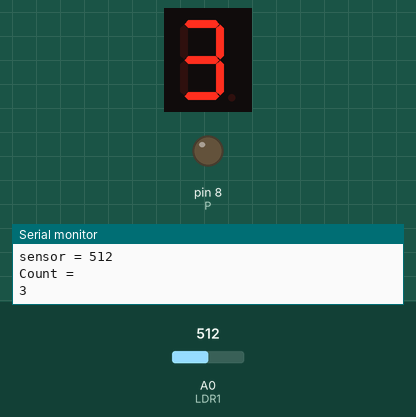
Recording of a sketch running on a simulated Arduino Uno, built with avr-gcc and run on an emulated ATmega328P. Parts: 1-digit seven-segment display, output pins drawn as LEDs (lit = HIGH), the last lines printed to the serial monitor. Wiring (inferred from the names in the program): 1-digit 7-segment display, segments lit when LOW: segments pin 9, pin 2, pin 3, pin 4, pin 5, pin 6, pin 7. The inputs (shaded band) are chosen by the test bench; at power-on: A0 (LDR1) = 512. The segment pins are drawn as the display they are named for; pins used as bus, display or sensor lines are not drawn.

Above: at 0.12 s.
At 0.62 s:
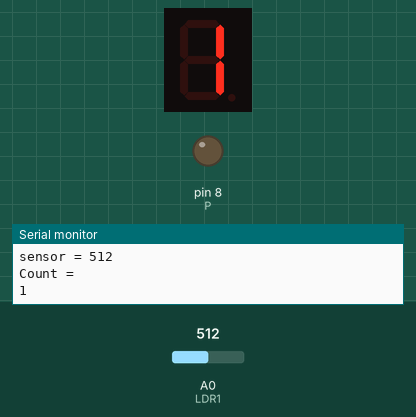
At 1.2 s:
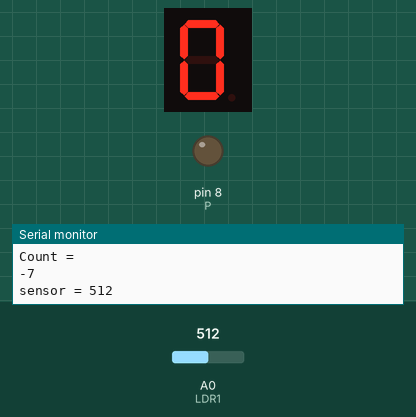
1.3 s: A0 (LDR1) set to 105
4.3 s: A0 (LDR1) set to 93
Timing chart, 0 to 7.3 s (numbered marks = the images above; inputs shaded):
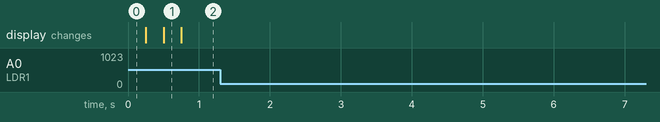

The sketch:

lazertag.ino
```cpp
int LDR1 = A0; //for ldr sensors
/*int LDR2 = A1;
int LDR3 = A2;
int LDR4 = A3;*/

int count = 4;
int Intensity = 25;

int A = 9; //for 7segment display
int B = 2;
int C = 3;
int D = 4;
int E = 5;
int F = 6;
int G = 7;
int P = 8;

/*int led1 = 18;
int led2 = 10;
int led3 = 11;
int led4 = 19;*/


void setup()

{
Serial.begin(9600);
pinMode(LDR1, INPUT);  //LDR Pins
/*pinMode(LDR2, INPUT);
pinMode(LDR3, INPUT);
pinMode(LDR4, INPUT);


pinMode(led1, OUTPUT);
pinMode(led2, OUTPUT);
pinMode(led3, OUTPUT);
pinMode(led4, OUTPUT);

digitalWrite(led1, HIGH);
digitalWrite(led2, HIGH);
digitalWrite(led3, HIGH);
digitalWrite(led4, HIGH); */


for(int pin = 2;pin<10;pin++){ // 7Segment display pins
  pinMode(pin,OUTPUT);
}
}

void zero(void){ //functions to print score on 7segment display
  digitalWrite(G, HIGH);
  digitalWrite(B, LOW);
  digitalWrite(C, LOW);
  digitalWrite(D, LOW);
  digitalWrite(E, LOW);
  digitalWrite(F, LOW);
  digitalWrite(A, LOW);
  digitalWrite(P, LOW);
}


void one(void){
 digitalWrite(A, HIGH);
 digitalWrite(B, LOW);
 digitalWrite(C, LOW);
 digitalWrite(D, HIGH);
 digitalWrite(E, HIGH);
 digitalWrite(F, HIGH);
 digitalWrite(G, HIGH);
  digitalWrite(P, LOW);
}
void two(void){
 digitalWrite(A, LOW);
 digitalWrite(B, LOW);
 digitalWrite(C, HIGH);
 digitalWrite(D, LOW);
 digitalWrite(E, LOW);
 digitalWrite(F, HIGH);
 digitalWrite(G, LOW);
  digitalWrite(P, LOW);
}
void three(void){
  digitalWrite(A, LOW);
  digitalWrite(B, LOW);
  digitalWrite(C, LOW);
  digitalWrite(D, LOW);
  digitalWrite(E, HIGH);
  digitalWrite(F, HIGH);
  digitalWrite(G, LOW);
  digitalWrite(P, LOW);
}

void four(void){
 digitalWrite(A, HIGH);
 digitalWrite(B, LOW);
 digitalWrite(C, LOW);
 digitalWrite(D, HIGH);
 digitalWrite(E, HIGH);
 digitalWrite(F, LOW);
 digitalWrite(G, LOW);
  digitalWrite(P, LOW);
}
void five(void){
 digitalWrite(A, LOW);
 digitalWrite(B, HIGH);
 digitalWrite(C, LOW);
 digitalWrite(D, LOW);
 digitalWrite(E, HIGH);
 digitalWrite(F, LOW);
 digitalWrite(G, LOW);
  digitalWrite(P, LOW);
}
void six(void){
 digitalWrite(A, LOW);
 digitalWrite(B, HIGH);
 digitalWrite(C, LOW);
 digitalWrite(D, LOW);
 digitalWrite(E, LOW);
 digitalWrite(F, LOW);
 digitalWrite(G, LOW);
  digitalWrite(P, LOW);
}
void seven(void){
  digitalWrite(A, LOW);
  digitalWrite(B, LOW);
  digitalWrite(C, LOW);
 digitalWrite(D, HIGH);
 digitalWrite(E, HIGH);
 digitalWrite(F, HIGH);
 digitalWrite(G, HIGH);
  digitalWrite(P, LOW);
}


void eight(void){
   digitalWrite(A, LOW);
   digitalWrite(B, LOW);
   digitalWrite(C, LOW);
   digitalWrite(D, LOW);
   digitalWrite(E, LOW);
   digitalWrite(F, LOW);
  digitalWrite(G, LOW);
  digitalWrite(P, LOW);
}
void nine(void){
 digitalWrite(A, LOW);
 digitalWrite(B, LOW);
 digitalWrite(C, LOW);
 digitalWrite(D, LOW);
 digitalWrite(E, HIGH);
 digitalWrite(F, LOW);
 digitalWrite(G, LOW);
  digitalWrite(P, LOW);
}

void loop() {

int LDR1Value = analogRead(LDR1);
/*int LDR2Value = analogRead(LDR2);
int LDR3Value = analogRead(LDR3);
int LDR4Value = analogRead(LDR4);*/


Serial.print("sensor = ");
Serial.println(LDR1Value);
/*Serial.println(LDR2Value);
Serial.println(LDR3Value);
Serial.println(LDR4Value);*/


if (LDR1Value >=Intensity/*|| LDR2Value >=Intensity || LDR3Value >=Intensity || LDR3Value >=Intensity*/){ // '700' is the intensity here, change it as required.
count--;
}

Serial.println("Count =");
Serial.println(count);

 /*if (LDR1Value >Intensity ) {
    digitalWrite(led1, LOW);
  }
     if (LDR2Value > Intensity) {
    digitalWrite(led2, LOW);
  }
     if (LDR3Value > Intensity) {
    digitalWrite(led3, LOW);
  }
     if (LDR4Value > Intensity) {
    digitalWrite(led4, LOW);
  }*/


if (count == 0){ //Printing on 7 segment display
    zero();
    delay(250);
  }
  if (count == 1){
    one();
    delay(250);
  }
  if (count == 2){
    two();
    delay(250);
  }
  if (count == 3){
    three();
    delay(250);
  }
  if (count == 4){
    four();
    delay(250);
  }
}
```
